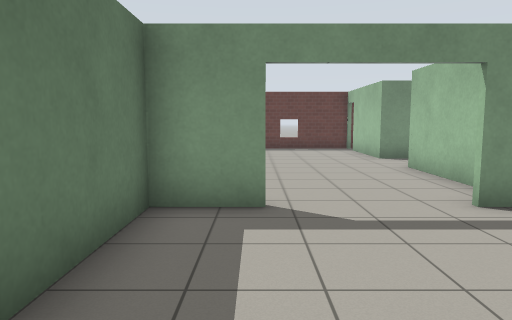
[1] (above)

16 first-person views from a walk through a Gazebo world. The camera is 1.2 m above the floor, tilts 6° down and sees 70° across. The floor is counted in squares, 1 m on a side. Each view is taken from the middle of a square. On the plan, view 1 faces up. The plan holds only what a view shows up to about 14 squares ahead; the rest is blank. Simple patterns stand in for the simulator's built-in surfaces.

[2]
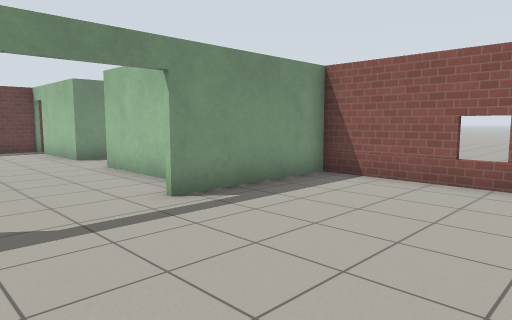

[3]
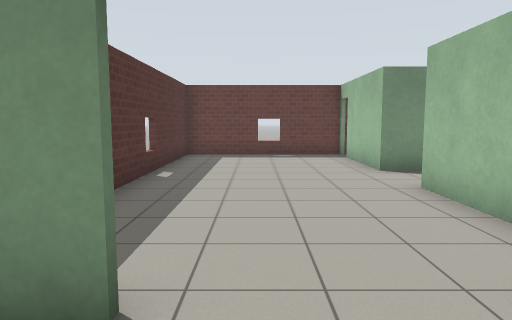

[4]
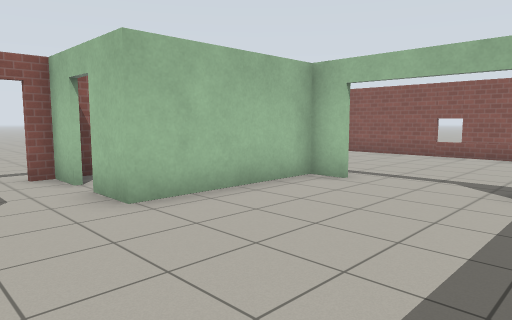

[5]
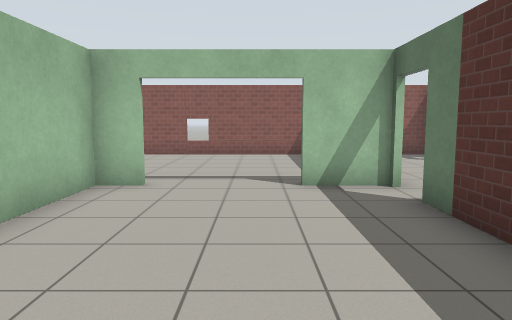

[6]
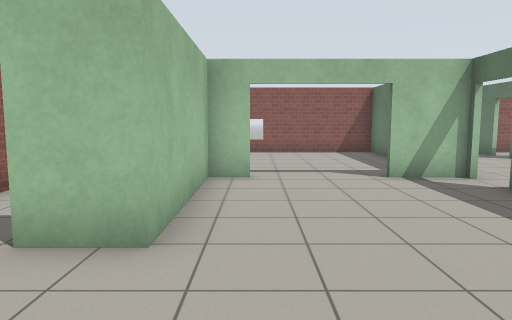

[7]
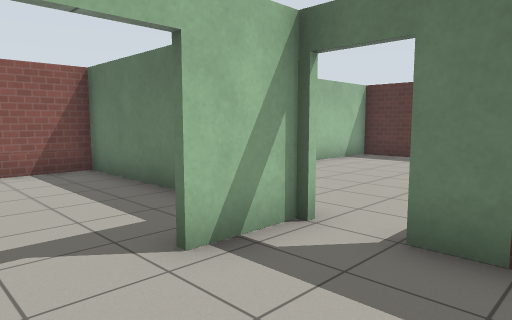

[8]
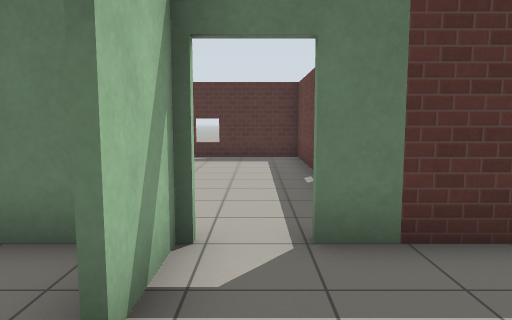

[9]
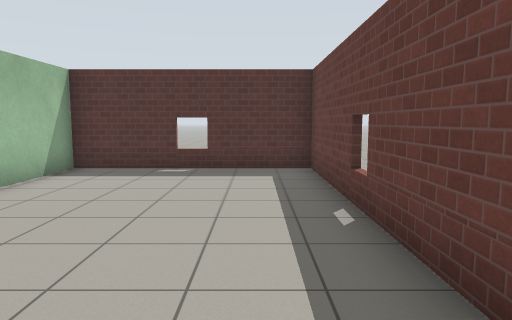

[10]
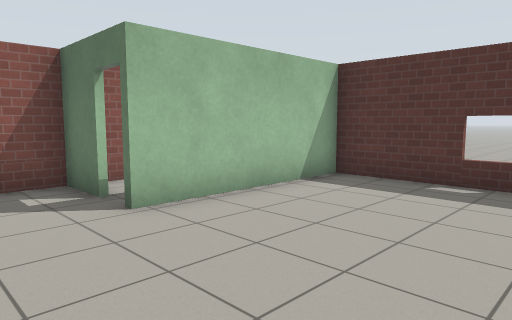

[11]
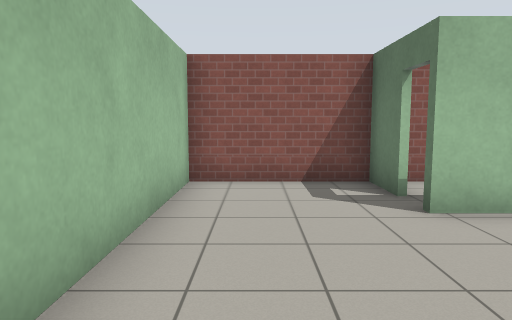

[12]
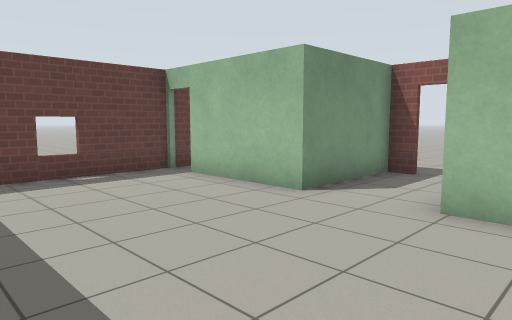

[13]
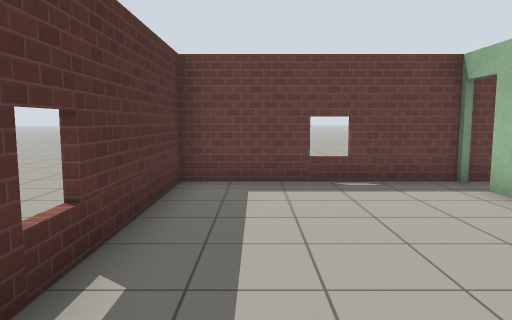

[14]
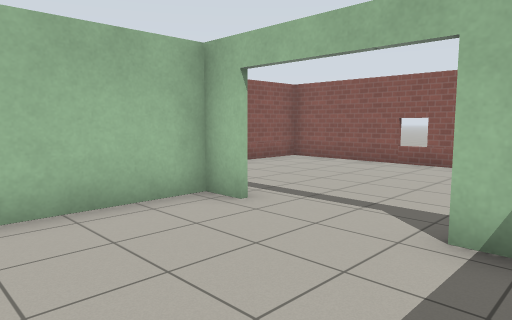

[15]
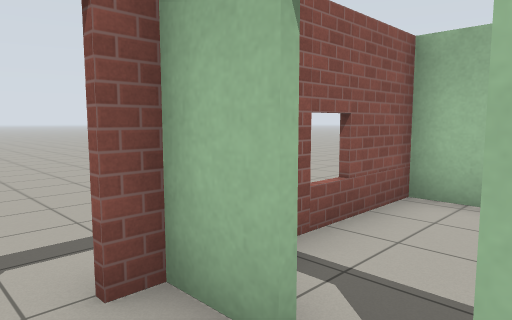

[16]
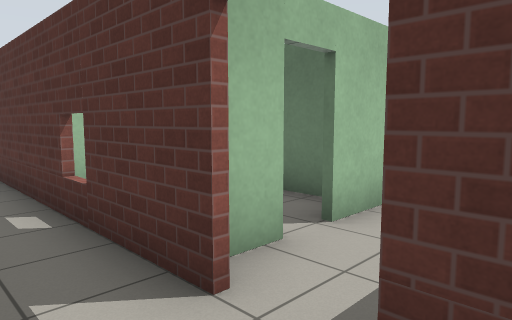

### Floor plan
Points are (right, up) in squares from view 1. A wall is a line through its corners. A room is listed if a view was taken in it or the views show most of it. See-through windows are left out.
Room 1 (views 1, 2, 3)
walls: (0.2, 5.1) (-1.6, 5.1); (-1.5, 5.5) (-1.5, -1.4); (-2.1, -1.3) (7.3, -1.3) (7.3, 4.9); (7.4, 5.1) (3.1, 5.1)
ways out: open door at (2, 5) to room 2
Room 2 (views 4, 5, 6, 7, 8, 9, 12, 13, 14, 15)
walls: (6.1, 9.6) (7.4, 9.6); (3.1, 5.2) (4, 5.2) (4, 9.6) (5.4, 9.6); (7.3, 11.2) (7.3, 11.9) (4, 11.9) (4, 15.3); (-1.6, 5.2) (0.2, 5.2); (4.9, 16.3) (-1.5, 16.3) (-1.5, 6.5)
ways out: open door at (2, 5) to room 1; open door at (-2, 6) to room 3; open door at (4, 15.5) to room 4; open door at (6.2, 9.8) to room 5
Room 3 (views 10, 11)
walls: (-5.3, 0.2) (-5.3, -1.4); (-6.5, -1.3) (-2.1, -1.3); (-1.5, 7.4) (-10.4, 7.4) (-10.4, 1.3) (-5.2, 1.3); (-1.7, -1.4) (-1.7, 4.3)
ways out: open door at (-2, 6) to room 2; open door at (-5, 0.5)
Room 4 (view 16)
walls: (7.5, 10.1) (7.5, 3.1); (7.5, 11.9) (7.5, 11.2)
ways out: open door at (4, 15.5) to room 2
Room 5 (no view inside)
walls: (4.2, 8.8) (4.2, 7.8); (6.2, 5.2) (7.4, 5.2); (7.3, 4.9) (7.3, 10.1)
ways out: open door at (6.2, 9.8) to room 2

Where each view was taken, in squares from view 1:
view 1: 0 up, 0 right, facing up
view 2: 0 up, 0 right, facing up-right
view 3: 3 up, 1 right, facing up
view 4: 12 up, 1 left, facing down-right
view 5: 12 up, 1 right, facing down
view 6: 13 up, 3 right, facing down
view 7: 8 up, 2 right, facing down-left
view 8: 6 up, 2 right, facing left
view 9: 6 up, 1 left, facing left
view 10: 6 up, 3 left, facing down-left
view 11: 6 up, 3 left, facing down
view 12: 8 up, 1 left, facing up-right
view 13: 9 up, 0 right, facing up
view 14: 9 up, 1 left, facing down-right
view 15: 11 up, 5 right, facing down-right
view 16: 12 up, 9 right, facing down-left
